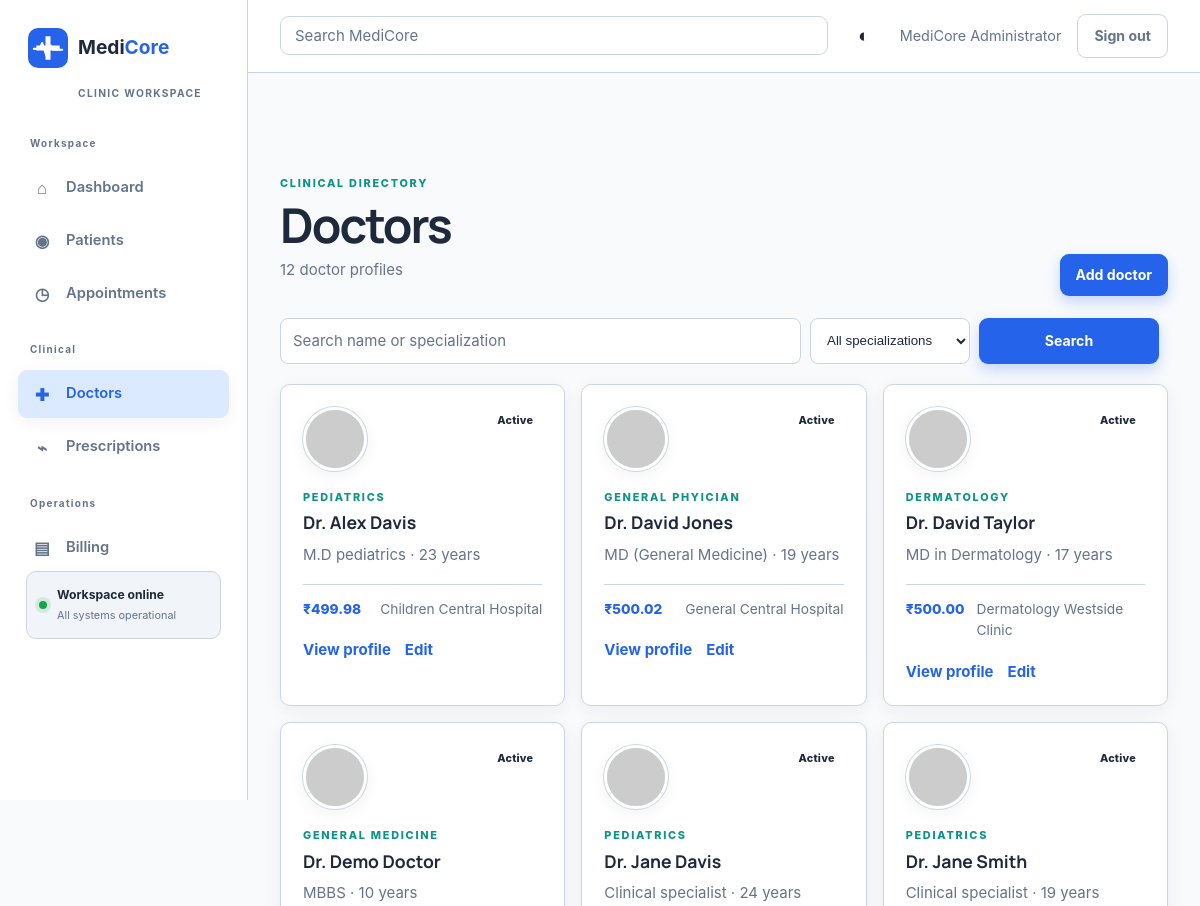
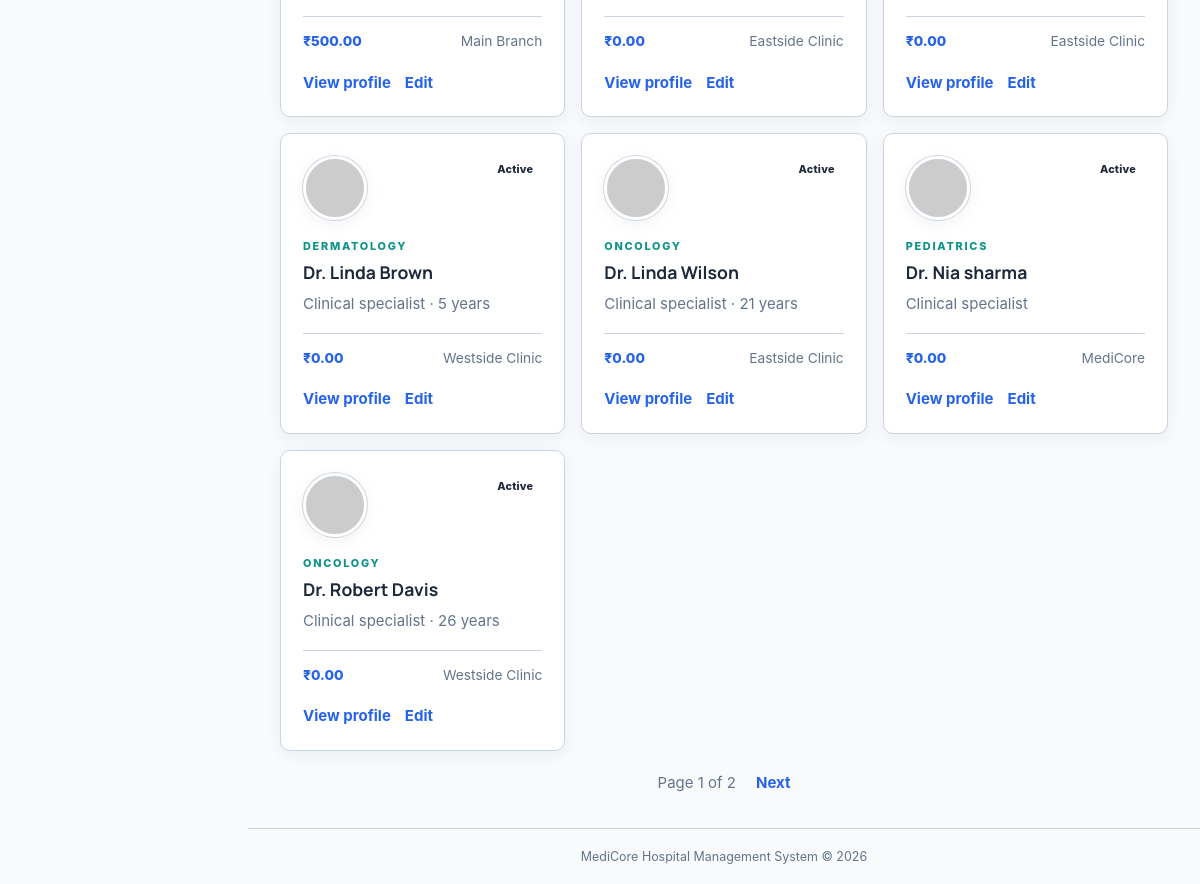
The page /doctors (signed in) on the database its author committed (2 pictures, top to bottom).
### app/models.py (models this page shows, shortened)
class User(UserMixin, db.Model):
    id = db.Column(db.Integer, primary_key=True)
    full_name = db.Column(db.String(120), nullable=False)
    username = db.Column(db.String(80), unique=True, nullable=False, index=True)
    email = db.Column(db.String(120), unique=True, nullable=False, index=True)
    password_hash = db.Column(db.String(255), nullable=False)
    role = db.Column(db.String(20), nullable=False, default="receptionist")
    is_active = db.Column(db.Boolean, nullable=False, default=True)
    failed_login_count = db.Column(db.Integer, nullable=False, default=0)
    locked_until = db.Column(db.DateTime)
    last_login_at = db.Column(db.DateTime)
    created_at = db.Column(db.DateTime, nullable=False, default=datetime.utcnow)

class Doctor(db.Model):
    id = db.Column(db.Integer, primary_key=True)
    user_id = db.Column(db.Integer, db.ForeignKey("user.id"), nullable=True)
    full_name = db.Column(db.String(120), nullable=False)
    specialization = db.Column(db.String(100), nullable=False)
    qualification = db.Column(db.String(120))
    phone = db.Column(db.String(10))
    email = db.Column(db.String(120))
    years_experience = db.Column(db.Integer)
    hospital_branch = db.Column(db.String(120))
    consultation_fee = db.Column(db.Numeric(10, 2), nullable=False, default=Decimal("0.00"))
    available_days = db.Column(db.String(40), default="Mon,Tue,Wed,Thu,Fri")
    available_from = db.Column(db.Time)
    available_to = db.Column(db.Time)
    status = db.Column(db.String(20), nullable=False, default="active")
    photo_url = db.Column(db.String(500))
    bio = db.Column(db.Text)
    user = db.relationship("User", backref="doctor_profile")

### app/routes/doctors.py (the view)
@doctors_bp.route("")
@login_required
def list_doctors():
    page = request.args.get("page", 1, type=int)
    pagination = doctor_query().paginate(page=page, per_page=10, error_out=False)
    specializations = [value for value, in db.session.query(Doctor.specialization).distinct().order_by(Doctor.specialization)]
    return render_template("doctors/list.html", pagination=pagination, specializations=specializations, query=request.args.get("q", ""), selected_specialization=request.args.get("specialization", ""))

### app/__init__.py (called while the page is built)
@login_manager.user_loader
def load_user(user_id):
    from app.models import User
    return db.session.get(User, int(user_id))

### app/routes/doctors.py (called while the page is built)
def doctor_query():
    query = Doctor.query
    search = request.args.get("q", "").strip()
    specialization = request.args.get("specialization", "").strip()
    if search:
        term = f"%{search}%"
        query = query.filter(or_(Doctor.full_name.ilike(term), Doctor.specialization.ilike(term)))
    if specialization:
        query = query.filter(Doctor.specialization == specialization)
    return query.order_by(Doctor.full_name.asc())

### app/templates/doctors/list.html (shortened to what this page needs)
{% extends 'base.html' %}
{% block content %}
<div class="page-heading"><div><p class="eyebrow">Clinical directory</p><h1>Doctors</h1><p class="muted">{{ pagination.total }} doctor profiles</p></div>{% if current_user.role == 'admin' %}<a class="button button-primary" href="{{ url_for('doctors.new_doctor') }}">Add doctor</a>{% endif %}</div>
<form class="filter-bar" method="get"><input id="doctor-search" class="text-input" type="search" name="q" value="{{ query }}" placeholder="Search name or specialization" /><select id="specialization-filter" class="text-input" name="specialization"><option value="">All specializations</option></select><button class="button button-primary" type="submit">Search</button></form>
{% if pagination.items %}<section class="doctor-grid">{% for doctor in pagination.items %}{% set portrait_url = url_for('static', filename=doctor.photo_url) if doctor.photo_url and not doctor.photo_url.startswith(('http://', 'https://')) else (doctor.photo_url or 'https://api.dicebear.com/9.x/personas/svg?backgroundColor=dbeafe&seed=' ~ doctor.id) %}<article class="doctor-card"><div class="doctor-card-top"><div class="doctor-avatar doctor-avatar--card"><img src="{{ portrait_url }}" alt="Portrait of {{ doctor.full_name }}"></div><span class="status-pill status-{{ doctor.status }}">{{ doctor.status|replace('_', ' ')|title }}</span></div><p class="eyebrow">{{ doctor.specialization }}</p><h2>{{ doctor.full_name }}</h2><p class="muted">{{ doctor.qualification or 'Clinical specialist' }}{% if doctor.years_experience %} · {{ doctor.years_experience }} years{% endif %}</p><div class="doctor-meta"><span>₹{{ '%.2f'|format(doctor.consultation_fee) }}</span><span>{{ doctor.hospital_branch or 'MediCore' }}</span></div><div class="card-actions"><a href="{{ url_for('doctors.detail', doctor_id=doctor.id) }}">View profile</a>{% if current_user.role == 'admin' %}<a href="{{ url_for('doctors.edit', doctor_id=doctor.id) }}">Edit</a>{% endif %}</div></article>{% endfor %}</section><nav class="pagination" aria-label="Doctor pages">{% if pagination.has_prev %}<a href="{{ url_for('doctors.list_doctors', page=pagination.prev_num, q=query, specialization=selected_specialization) }}">Previous</a>{% endif %}<span>Page {{ pagination.page }} of {{ pagination.pages or 1 }}</span>{% if pagination.has_next %}<a href="{{ url_for('doctors.list_doctors', page=pagination.next_num, q=query, specialization=selected_specialization) }}">Next</a>{% endif %}</nav>{% else %}<section class="empty-panel"><span class="feature-icon">✚</span><h2>No doctors found</h2><p>Try another search or add a doctor profile.</p>{% if current_user.role == 'admin' %}<a class="button button-primary" href="{{ url_for('doctors.new_doctor') }}">Add doctor</a>{% endif %}</section>{% endif %}
{% endblock %}

### app/templates/base.html (shortened to what this page needs)
<!doctype html>
<html lang="en">
<head>
  <link rel="stylesheet" href="{{ url_for('static', filename='css/style.css') }}" />
</head>
<body class="app-page">
  <div class="app-shell">
    {% include 'partials/_sidebar.html' %}
    <div class="page-shell">
      {% include 'partials/_navbar.html' %}
      <main class="page-content">{% block content %}{% endblock %}</main>
      <footer class="site-footer">{{ APP_NAME }} Hospital Management System © 2026</footer>
    </div>
  </div>
</body>
</html>

### app/templates/partials/_sidebar.html (shortened to what this page needs)
<aside class="sidebar" id="sidebar">
  <div class="sidebar-brand">{% include 'partials/_logo.html' %}<span class="workspace-label">CLINIC WORKSPACE</span></div>
  <nav aria-label="Main navigation">
    <span class="nav-section-label">Workspace</span>
    <a class="{% if request.endpoint == 'main.dashboard' %}is-active{% endif %}" href="{{ url_for('main.dashboard') }}"><span class="nav-icon">⌂</span>Dashboard</a>
    {% if current_user.role in ['admin', 'doctor', 'nurse', 'receptionist'] %}<a class="" href="{{ url_for('patients.list_patients') }}"><span class="nav-icon">◉</span>Patients</a>{% endif %}
    {% if current_user.role in ['admin', 'doctor', 'nurse', 'receptionist'] %}<a class="" href="{{ url_for('appointments.list_appointments') }}"><span class="nav-icon">◷</span>Appointments</a>{% endif %}
    {% if current_user.role in ['admin', 'doctor', 'nurse'] %}<span class="nav-section-label nav-section-spaced">Clinical</span><a class="{% if request.endpoint and request.endpoint.startswith('doctors.') and request.endpoint != 'doctors.personal_profile' %}is-active{% endif %}" href="{{ url_for('doctors.list_doctors') }}"><span class="nav-icon">✚</span>Doctors</a><a class="" href="{{ url_for('prescriptions.list_prescriptions') }}"><span class="nav-icon">⌁</span>Prescriptions</a>{% endif %}
    {% if current_user.role in ['admin', 'accountant', 'billing_staff'] %}<span class="nav-section-label nav-section-spaced">Operations</span><a class="{% if request.endpoint and request.endpoint.startswith('billing.') %}is-active{% endif %}" href="{{ url_for('billing.list_invoices') }}"><span class="nav-icon">▤</span>Billing</a>{% endif %}
  </nav>
  <div class="sidebar-note"><span class="sidebar-note-dot"></span><div><strong>Workspace online</strong><small>All systems operational</small></div></div>
</aside>

### app/templates/partials/_logo.html (shortened to what this page needs)
<a class="brand" href="{{ url_for('main.landing') }}" aria-label="{{ APP_NAME }} home">
  <span class="wordmark"><strong>Medi</strong><strong>Core</strong></span>
</a>

### app/templates/partials/_navbar.html (shortened to what this page needs)
<header class="navbar">
  <form class="search-form" action="#" role="search">
    <input id="global-search" type="search" placeholder="Search MediCore" />
  </form>
  <button class="icon-button theme-toggle" type="button" aria-label="Toggle dark mode">◐</button>
  {% include 'partials/_user_menu.html' %}
</header>

### app/templates/partials/_user_menu.html
{% if current_user.is_authenticated %}
  <span class="user-greeting">{{ current_user.full_name }}</span>
  <form method="post" action="{{ url_for('auth.logout') }}"><input type="hidden" name="csrf_token" value="{{ csrf_token() }}"><button class="button button-quiet" type="submit">Sign out</button></form>
{% endif %}

### rows shown on the page
User: full_name "MediCore Administrator"
Doctor: status "Active", specialization "PEDIATRICS", full_name "Dr. Alex Davis", qualification "M.D pediatrics", years_experience "23", consultation_fee "499.98", hospital_branch "Children Central Hospital"
Doctor: status "Active", specialization "GENERAL PHYICIAN", full_name "Dr. David Jones", qualification "MD (General Medicine)", years_experience "19", consultation_fee "500.02", hospital_branch "General Central Hospital"
Doctor: status "Active", specialization "DERMATOLOGY", full_name "Dr. David Taylor", qualification "MD in Dermatology", years_experience "17", consultation_fee "500.00", hospital_branch "Dermatology Westside Clinic"
Doctor: status "Active", specialization "GENERAL MEDICINE", full_name "Dr. Demo Doctor", qualification "MBBS", years_experience "10", consultation_fee "500.00", hospital_branch "Main Branch"
Doctor: status "Active", specialization "PEDIATRICS", full_name "Dr. Jane Davis", qualification "Clinical specialist", years_experience "24", consultation_fee "0.00", hospital_branch "Eastside Clinic"
Doctor: status "Active", specialization "PEDIATRICS", full_name "Dr. Jane Smith", qualification "Clinical specialist", years_experience "19", consultation_fee "0.00", hospital_branch "Eastside Clinic"
Doctor: status "Active", specialization "DERMATOLOGY", full_name "Dr. Linda Brown", qualification "Clinical specialist", years_experience "5", consultation_fee "0.00", hospital_branch "Westside Clinic"
Doctor: status "Active", specialization "ONCOLOGY", full_name "Dr. Linda Wilson", qualification "Clinical specialist", years_experience "21", consultation_fee "0.00", hospital_branch "Eastside Clinic"
Doctor: status "Active", specialization "PEDIATRICS", full_name "Dr. Nia sharma", qualification "Clinical specialist", consultation_fee "0.00", hospital_branch "MediCore"
Doctor: status "Active", specialization "ONCOLOGY", full_name "Dr. Robert Davis", qualification "Clinical specialist", years_experience "26", consultation_fee "0.00", hospital_branch "Westside Clinic"

### other values the page prints
{{ pagination.total }} "12"
{{ pagination.page }} "1"
{{ pagination.pages or 1 }} "2"
{{ APP_NAME }} "MediCore"
